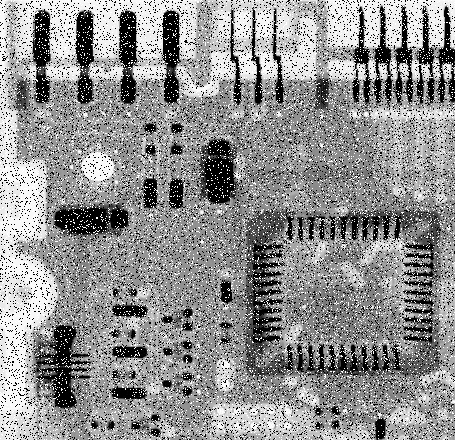
#> input picture DIP_assignments/assignment-03/Images/circuitboard.tif, 455 x 440 px, found by its file name
$ python 2a.py
#> lines starting #> are read from the running program, lines starting #| are printed output that depends on the picture
import numpy as np
import skimage.io as io
import matplotlib.pyplot as plt

#input
img = io.imread('Images/circuitboard.tif')
#> img is the input picture: shape (440, 455); min 0, max 255, mean 144.1
m,n = img.shape
#> m = 440; n = 455
k_s = 5

img = np.pad(img, int(k_s/2), mode = 'constant')
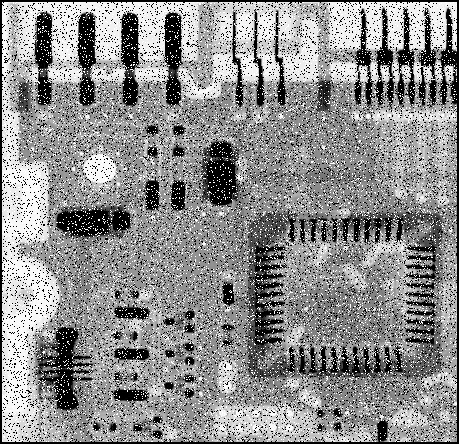
#> img: shape (444, 459); min 0, max 255, mean 141.5

kernel = np.ones((k_s,k_s))
win = np.zeros((k_s,k_s))

img_1 = np.zeros((m,n))
img_2 = np.zeros((m,n))
for i in range(m):
    for j in range(n):

        for k1 in range(k_s):
            for k2 in range(k_s):
                win[k1,k2] = img[k1+i,k2+j]*kernel[k1,k2]

        img_1[i,j] = np.sum(win)/(k_s**2) #mean fliter
        img_2[i,j] = np.median(win) #median filter
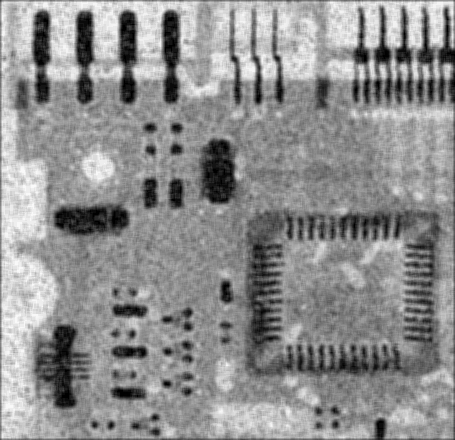
#> img_1: shape (440, 455) float64; min 0, max 250.6, mean 143.1
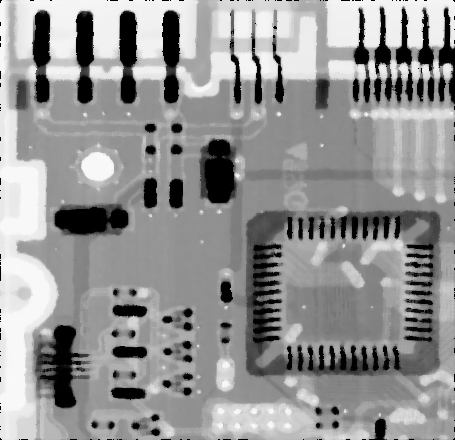
#> img_2: shape (440, 455) float64; min 0, max 251, mean 147.9
#> after the loop, win = [[156, 150, 165, 0, 0], [157, 149, 165, 0, 0], [161, 150, 162, 0, 0], [0, 0, 0, 0, 0], [0, 0, 0, 0, 0]]


fig, (a1,a2) = plt.subplots(1,2)
a1.imshow(img_1, cmap = 'gray')
a1.set_title('Output of mean filter')
a1.axis('off')

a2.imshow(img_2, cmap = 'gray')
a2.set_title('Output of median filter')
a2.axis('off')
plt.show()
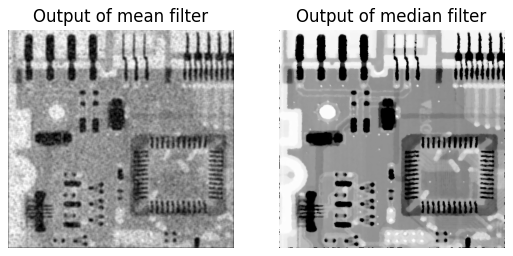
#> figure drawn by matplotlib, 2 panels

$ run again, with DIP_assignments/assignment-03/Images/dynamicSine.png saved as DIP_assignments/assignment-03/Images/circuitboard.tif
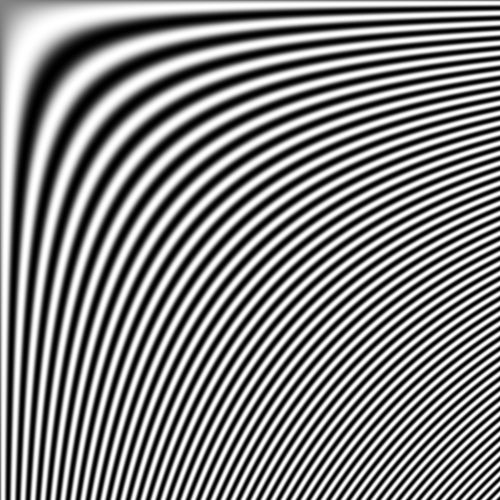
#> input picture DIP_assignments/assignment-03/Images/dynamicSine.png, 500 x 500 px, found by its file name
#> img is the input picture: shape (500, 500); min 0, max 255, mean 130.2
#> img: shape (504, 504)
#> after the loop `for i in range(m):`:
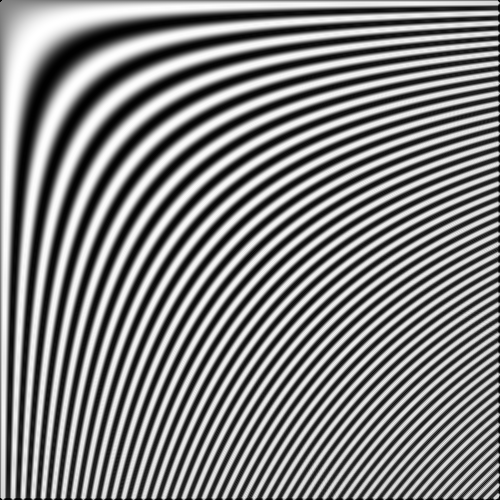
#> img_2: shape (500, 500) float64; min 0, max 255, mean 129.7
#> after the loop `for i in range(m):`: win = [[210, 126, 43, 0, 0], [126, 43, 4, 0, 0], [43, 4, 4, 0, 0], [0, 0, 0, 0, 0], [0, 0, 0, 0, 0]]
#> `plt.show()`:
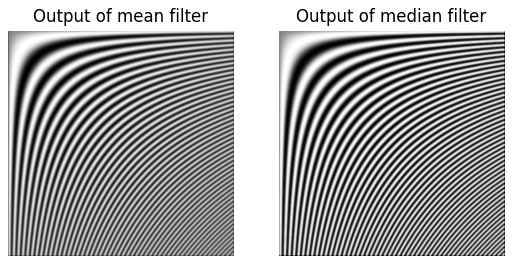
#> figure drawn by matplotlib, 2 panels
